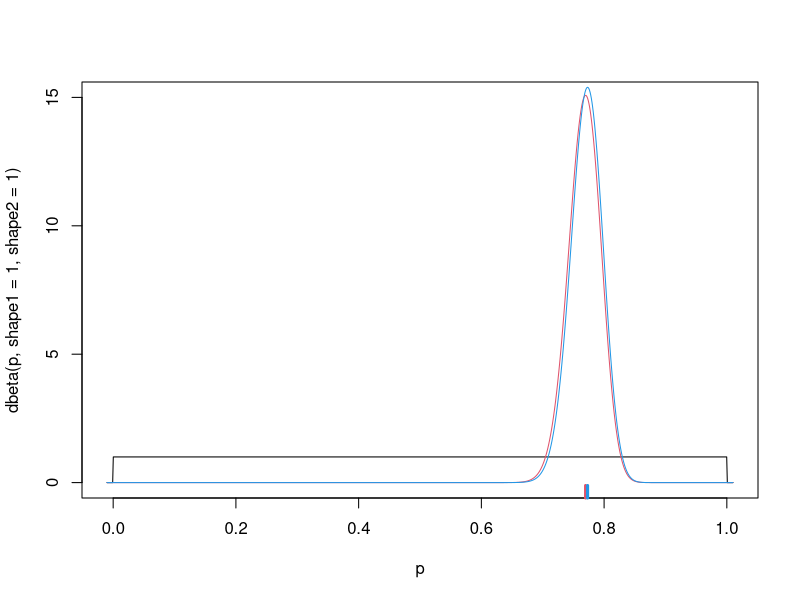
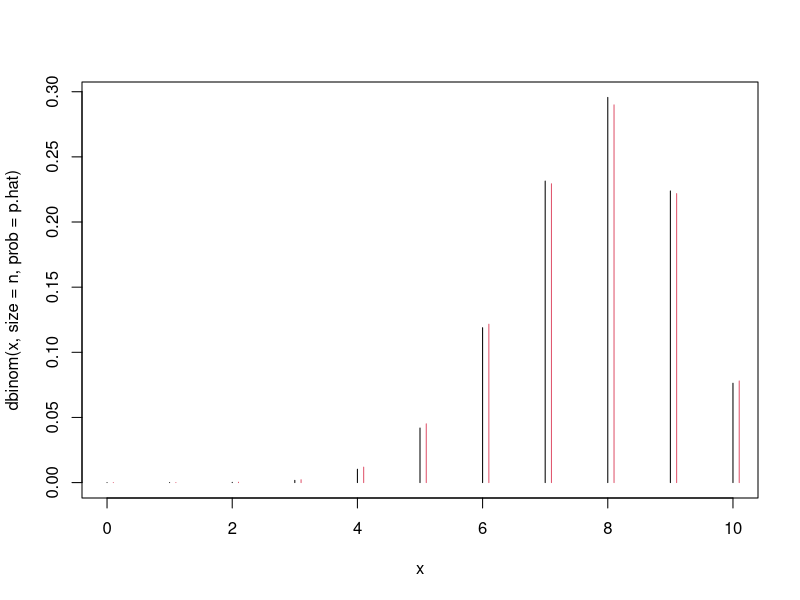
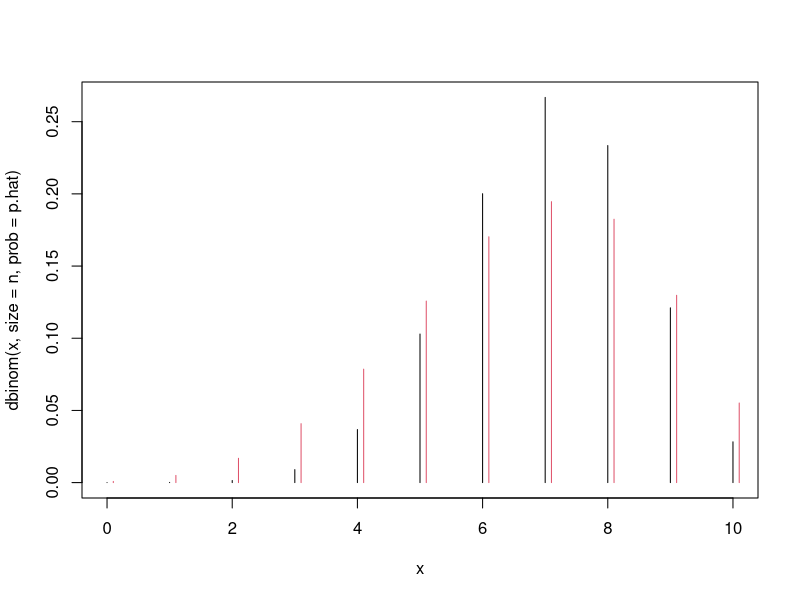

Generate these figures, in order, with R:
## Prior
p <- seq(-0.01,1.01,length=1000)
plot(p,dbeta(p,shape1=1,shape2=1),type="l",ylim=c(0,15))

## Agla
n1 <- 252
x1 <- 194
(p.hat <- 194/252)

## Posterior
alpha <- x1+1
beta <- n1 - x1 + 1
lines(p,dbeta(p,shape1 = alpha, shape2 = beta),
      type = "l", ylim = c(0, 2), col = 2)
rug(p.hat,col=2,lwd=3)

##################################################
## Confidence intervals
##################################################

## Baysian CI
qbeta(c(0.025,0.975),shape1=alpha,shape2=beta)
## Wald CI
p.hat + c(-1, 1) * qnorm(0.975) * sqrt(p.hat*(1-p.hat)/n1)


##################################################
## Combine experiments
##################################################

## Our experiment (from lecture 1)
n2 <- 8
x2 <- 7

## Combine experiment
alpha <- x1 + x2 + 1
beta <- n1 + n2 - x1 - x2 +1

(p.hat <- (x1+x2)/(n1+n2))

lines(p,dbeta(p,shape1 = alpha, shape2 = beta),
      type = "l", ylim = c(0, 2), col = 4)
rug(p.hat,col=4,lwd=3)

## Baysian CI
qbeta(c(0.025,0.975),shape1=alpha,shape2=beta)
## Wald CI
p.hat + c(-1, 1) * qnorm(0.975) * sqrt(p.hat*(1-p.hat)/(n1+n2))


##################################################
## Baysian prediction
##################################################

## Beta binomial model 
dbeta.binom <- function(n, k, a, b){
    choose(n,k) * beta(a + x, b + n - x) / beta(a, b)
}


n <- 1
x <- 0:1

## Compare beta-binomial distribution and binomial
dbeta.binom(n, x, alpha, beta)
dbinom(x, size = n, prob = p.hat)


n <- 10
x <- 0:10

plot(x, dbinom(x, size = n, prob = p.hat), type="h")
lines(x+0.1, dbeta.binom(n, x, alpha, beta), type="h",col=2)

##################################################
## Example to play with
##################################################
n1 <- 10
x1 <- 7
alpha <- x1 + 1
beta <- n1 - x1 + 1
p.hat <- x1/n1

plot(x, dbinom(x, size = n, prob = p.hat), type="h")
lines(x+0.1, dbeta.binom(n, x, alpha, beta), type="h",col=2)

##################################################
## End
##################################################
